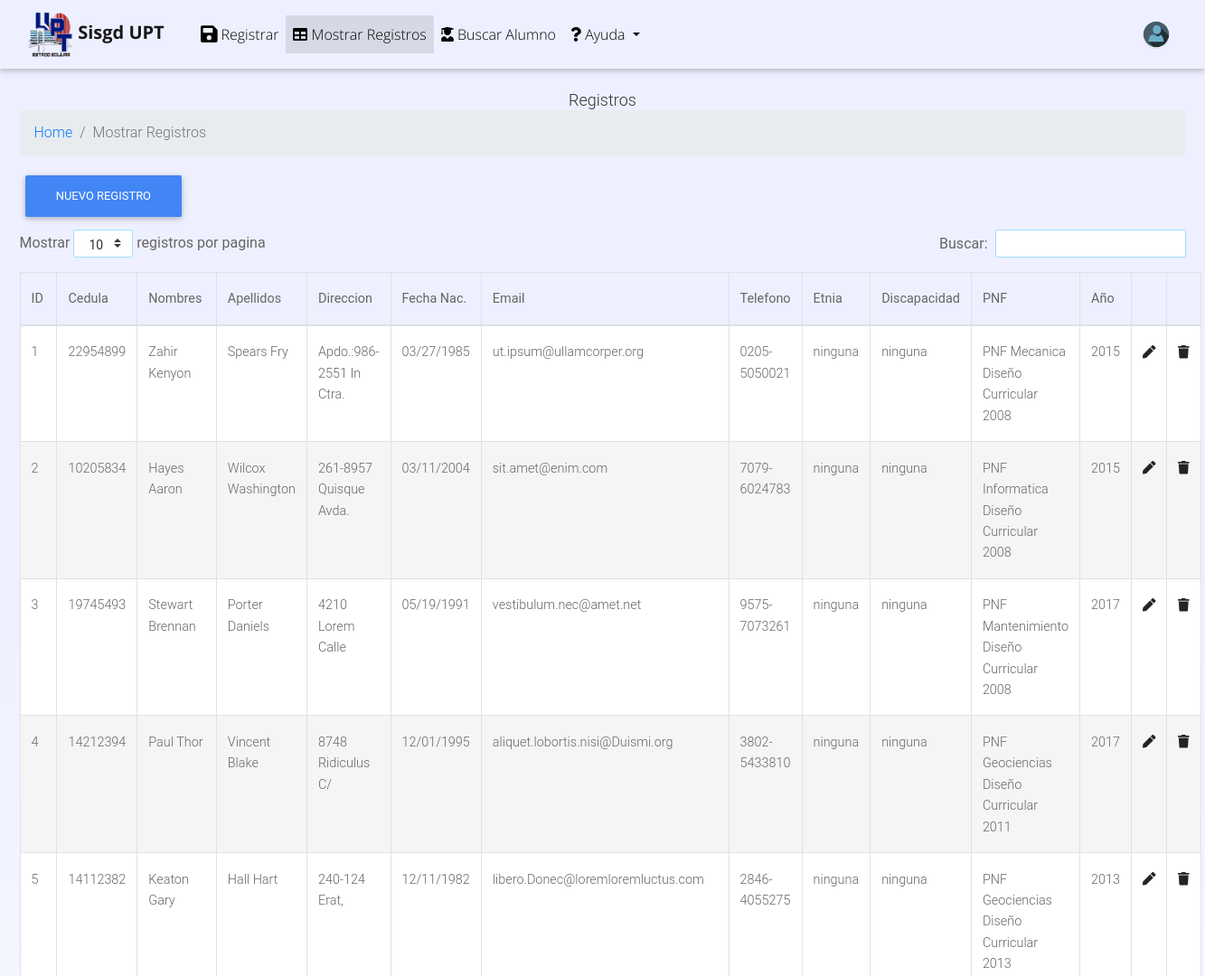
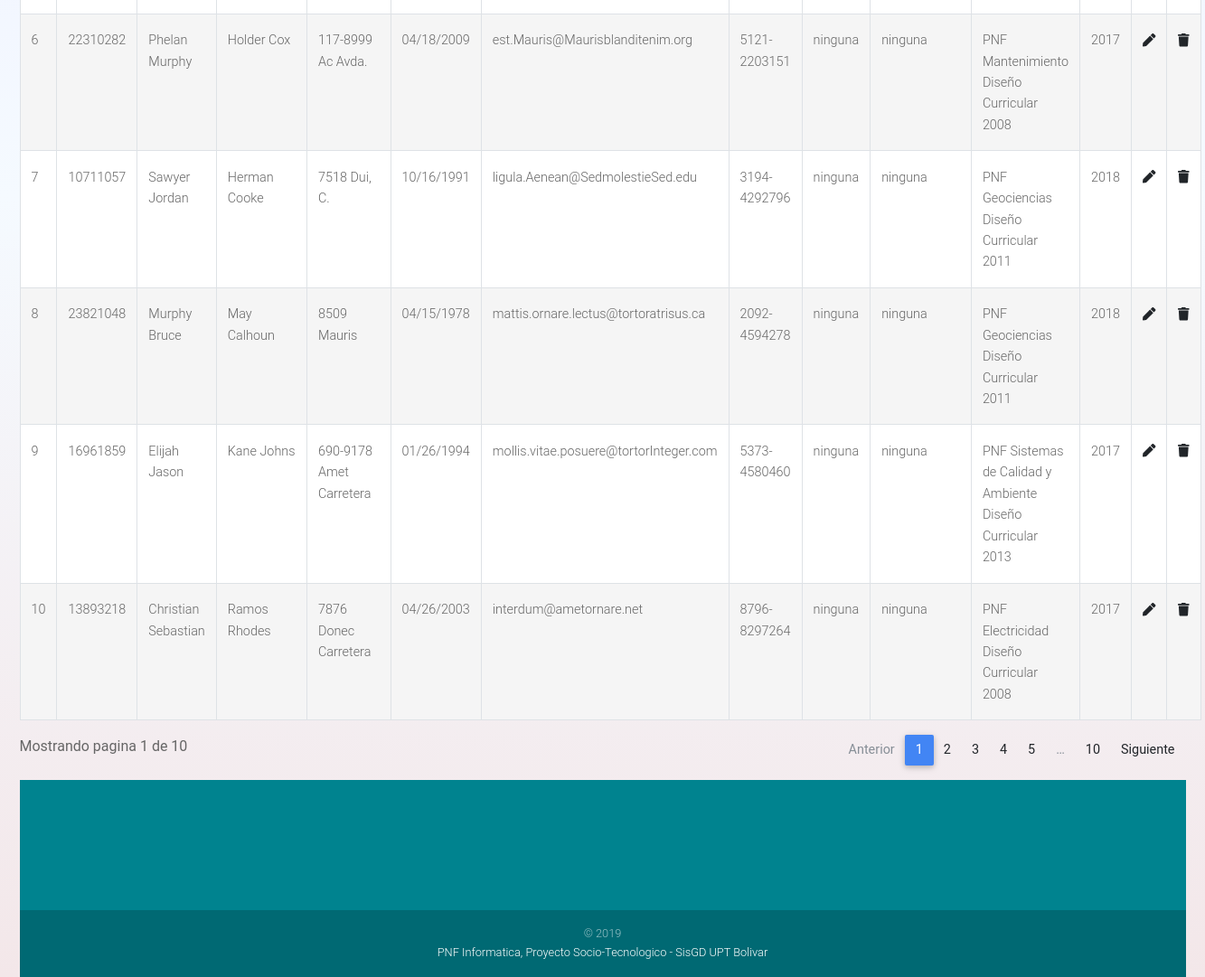
The page /mostrarregistros.php (signed in) on the database its author committed (2 pictures, top to bottom).
### tables this page shows
CREATE TABLE `estudiantes` (
  `id` mediumint(4) NOT NULL,
  `cedula` varchar(15) DEFAULT NULL,
  `nombres` varchar(255) DEFAULT NULL,
  `apellidos` varchar(255) DEFAULT NULL,
  `direccion` varchar(255) DEFAULT NULL,
  `fechanac` varchar(255) DEFAULT NULL,
  `email` varchar(255) DEFAULT NULL,
  `telefono` varchar(100) DEFAULT NULL,
  `indigena` text NOT NULL,
  `etnia` varchar(10) NOT NULL,
  `discapacitado` text NOT NULL,
  `discapacidad` varchar(10) NOT NULL,
  `pnf` varchar(255) DEFAULT NULL,
  `anno` varchar(255) DEFAULT NULL
);

### mostrarregistros.php (the view, shortened to what this page needs)
<?php
require 'sessionno.php';
$where = "";
$sql = "SELECT * FROM estudiantes $where";
$resultado = $mysqli->query($sql);
include 'head.php';
?>
<body class="hm-gradient">
    <?php include 'navbar.php'; ?>
    <div class="container">
                <h4 style="text-align:center">Registros</h4>
        <nav aria-label="breadcrumb">
  <ol class="breadcrumb">
    <li class="breadcrumb-item"><a href="index.php">Home</a></li>
    <li class="breadcrumb-item active" aria-current="page">Mostrar Registros</li>
  </ol>
</nav>
        <a href="nuevo.php" class="btn btn-primary">Nuevo Registro</a>
        <br>
            <table class="table table-striped table-bordered table-hover example" id="mitabla">
                <thead>
                    <tr>
                        <th class="fix-col">ID</th>
                        <th>Cedula</th>
                        <th>Nombres</th>
                        <th>Apellidos</th>
                        <th>Direccion</th>
                        <th>Fecha Nac.</th>
                        <th class="fix-col2">Email</th>
                        <th>Telefono</th>
                        <th>Etnia</th>
                        <th>Discapacidad</th>
                        <th>PNF</th>
                        <th>Año</th>
                        <?php if ($_SESSION['tipo_usuario']==1) { ?>
                        <th class="fix-col"></th>
                        <th class="fix-col"></th>
                        <?php } ?>
                    </tr>
                </thead>
                <tbody>
                    <?php while ($row = $resultado->fetch_array(MYSQLI_ASSOC)) { ?>
                    <tr>
                        <td><?php echo $row['id']; ?></td>
                        <td><?php echo $row['cedula']; ?></td>
                        <td><?php echo $row['nombres']; ?></td>
                        <td><?php echo $row['apellidos']; ?></td>
                        <td><?php echo $row['direccion']; ?></td>
                        <td><?php echo $row['fechanac']; ?></td>
                        <td><?php echo $row['email']; ?></td>
                        <td><?php echo $row['telefono']; ?></td>
                        <td><?php echo $row['etnia']; ?></td>
                        <td><?php echo $row['discapacidad']; ?></td>
                        <td><?php echo $row['pnf']; ?></td>
                        <td><?php echo $row['anno']; ?></td>
                        <?php if ($_SESSION['tipo_usuario']==1) { ?>
                        <td><a href="modificar.php?id=<?php echo $row['id']; ?>" data-toggle="tooltip" data-placement="top" title="Modificar"><span class="fa fa-pen"></span></a></td>
                        <td><a href="#" data-href="eliminar.php?id=<?php echo $row['id']; ?>" data-toggle="modal" data-target="#confirm-delete" title="Eliminar Registro"><span class="fa fa-trash"></span></a></td>
                        <?php } ?>
                    </tr>
                    <?php } ?>
                </tbody>
            </table>
    <?php include 'footer.php'; ?>
</body>
</html>

### head.php (shortened to what this page needs)
<!DOCTYPE html>
<html lang="es">
    <head>
        <link rel="stylesheet" href="css/bootstrap.css" >
        <link rel="stylesheet" href="css/style.css" >
        <link rel="stylesheet" href="css/theme.css" >
        <link rel="stylesheet" type="text/css" href="css/mdb.css">
        <link rel="stylesheet" type="text/css" href="css/addons/datatables.min.css">
    </head>

### navbar.php (shortened to what this page needs)
<nav class="mb-4 navbar navbar-expand-lg navbar-light"><div class="container">
    <a class="navbar-brand ml-auto nav-flex-icons" href="index.php"><img src="img/logo.png" width="50" height="55"> <strong class="navbar-brand ml-auto nav-flex-icons">Sisgd UPT</strong></a>
    <div class="collapse navbar-collapse" id="navbarSupportedContent">
        <ul class="nav navbar-nav" id="nav">
            <li class="nav-item">
                <a class="nav-link" href="nuevo.php"><span class="fas fa-save fa-lg"></span> Registrar</a>
                <li class="nav-item">
                    <a class="nav-link" href="mostrarregistros.php"><span class="fas fa-table"></span> Mostrar Registros</a>
                </li>
                <li class="nav-item">
                    <a class="nav-link" href="buscaralumno.php"><span class="fas fa-user-graduate"></span> Buscar Alumno</a>
                </li>
                <li class="nav-item dropdown nav">
                    <a class="nav-link dropdown-toggle" href="#" data-toggle="dropdown" aria-haspopup="false" aria-expanded="false"><span class="fas fa-question"></span>
                    Ayuda
                </a>
            </li>
        </ul>
    </div>
    <ul class="nav navbar-nav">
        <li class="nav-item">
            <a class="nav-link dropdown-toggle dropdown-toggle-profile" id="navbarDropdownMenuLink" data-toggle="dropdown">
                <img class="inset" src="img/images/user-icon.jpg" alt="user">
            </a>
            </li>
        </ul>
    </div>
</nav>

### footer.php
<footer class="page-footer font-small cyan darken-3">
  <div class="container">
    <div class="row">
      <div class="col-md-12 py-5">
        <div class="mb-5 flex-center">
        </div>
      </div>
    </div>
  </div>
  <div class="footer-copyright text-center py-3" font-small>© 2019 <br>
    <a href="index.php"> PNF Informatica, Proyecto Socio-Tecnologico - SisGD UPT Bolivar</a>
  </div>
</footer>

### css/style.css (style rules this page uses)
body { font-family: 'GoogleSans','Open Sans','Lato','Verdana','Tahoma','Segoe UI', sans-serif; font-size: 14px; background-color: #fff; }
.navbar { font-family: 'GoogleSans','Open Sans','Lato','Verdana','Tahoma','Segoe UI', sans-serif; }
.hm-gradient { background-image: linear-gradient(to top, #f3e7e9 0%, #F5FAFF 40%, #EEF0FF 70%); }
.dropdown-toggle-profile::after { display:none; }
.inset { width: 30px; height: 30px; border-radius: 50%; box-shadow: inset 0 0 0 2px rgba(255,255,255,0.6), 0 1px 1px rgba(0,0,0,0.1); background-color: transparent !important; z-index: 999; }
.fix-col { width:40px !important; }
.fix-col2 { height: auto !important; width:60px !important; }
.example { table-layout:auto; }

### rows shown on the page
estudiantes: id "1", cedula "22954899", nombres "Zahir Kenyon", apellidos "Spears Fry", direccion "Apdo.:986-2551 In Ctra.", fechanac "03/27/1985", email "ut.ipsum@ullamcorper.org", telefono "0205-5050021", etnia "ninguna", discapacidad "ninguna", pnf "PNF Mecanica Diseño Curricular 2008", anno "2015"
estudiantes: id "2", cedula "10205834", nombres "Hayes Aaron", apellidos "Wilcox Washington", direccion "261-8957 Quisque Avda.", fechanac "03/11/2004", email "sit.amet@enim.com", telefono "7079-6024783", etnia "ninguna", discapacidad "ninguna", pnf "PNF Informatica Diseño Curricular 2008", anno "2015"
estudiantes: id "3", cedula "19745493", nombres "Stewart Brennan", apellidos "Porter Daniels", direccion "4210 Lorem Calle", fechanac "05/19/1991", email "vestibulum.nec@amet.net", telefono "9575-7073261", etnia "ninguna", discapacidad "ninguna", pnf "PNF Mantenimiento Diseño Curricular 2008", anno "2017"
estudiantes: id "4", cedula "14212394", nombres "Paul Thor", apellidos "Vincent Blake", direccion "8748 Ridiculus C/", fechanac "12/01/1995", email "aliquet.lobortis.nisi@Duismi.org", telefono "3802-5433810", etnia "ninguna", discapacidad "ninguna", pnf "PNF Geociencias Diseño Curricular 2011", anno "2017"
estudiantes: id "5", cedula "14112382", nombres "Keaton Gary", apellidos "Hall Hart", direccion "240-124 Erat,", fechanac "12/11/1982", email "libero.Donec@loremloremluctus.com", telefono "2846-4055275", etnia "ninguna", discapacidad "ninguna", pnf "PNF Geociencias Diseño Curricular 2013", anno "2013"
estudiantes: id "6", cedula "22310282", nombres "Phelan Murphy", apellidos "Holder Cox", direccion "117-8999 Ac Avda.", fechanac "04/18/2009", email "est.Mauris@Maurisblanditenim.org", telefono "5121-2203151", etnia "ninguna", discapacidad "ninguna", pnf "PNF Mantenimiento Diseño Curricular 2008", anno "2017"
estudiantes: id "7", cedula "10711057", nombres "Sawyer Jordan", apellidos "Herman Cooke", direccion "7518 Dui, C.", fechanac "10/16/1991", email "ligula.Aenean@SedmolestieSed.edu", telefono "3194-4292796", etnia "ninguna", discapacidad "ninguna", pnf "PNF Geociencias Diseño Curricular 2011", anno "2018"
estudiantes: id "8", cedula "23821048", nombres "Murphy Bruce", apellidos "May Calhoun", direccion "8509 Mauris", fechanac "04/15/1978", email "mattis.ornare.lectus@tortoratrisus.ca", telefono "2092-4594278", etnia "ninguna", discapacidad "ninguna", pnf "PNF Geociencias Diseño Curricular 2011", anno "2018"
estudiantes: id "9", cedula "16961859", nombres "Elijah Jason", apellidos "Kane Johns", direccion "690-9178 Amet Carretera", fechanac "01/26/1994", email "mollis.vitae.posuere@tortorInteger.com", telefono "5373-4580460", etnia "ninguna", discapacidad "ninguna", pnf "PNF Sistemas de Calidad y Ambiente Diseño Curricular 2013", anno "2017"
estudiantes: id "10", cedula "13893218", nombres "Christian Sebastian", apellidos "Ramos Rhodes", direccion "7876 Donec Carretera", fechanac "04/26/2003", email "interdum@ametornare.net", telefono "8796-8297264", etnia "ninguna", discapacidad "ninguna", pnf "PNF Electricidad Diseño Curricular 2008", anno "2017"
